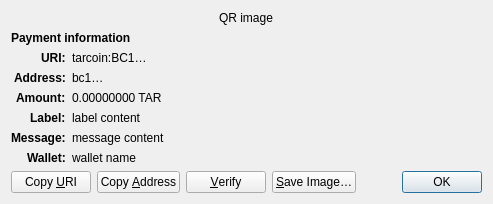
<?xml version="1.0" encoding="UTF-8"?>
<ui version="4.0">
 <class>ReceiveRequestDialog</class>
 <widget class="QDialog" name="ReceiveRequestDialog">
  <property name="geometry">
   <rect>
    <x>0</x>
    <y>0</y>
    <width>413</width>
    <height>229</height>
   </rect>
  </property>
  <property name="windowTitle">
   <string>Request payment to …</string>
  </property>
  <layout class="QGridLayout" name="gridLayout" columnstretch="0,1">
   <property name="sizeConstraint">
    <enum>QLayout::SetFixedSize</enum>
   </property>
   <item row="0" column="0" colspan="2" alignment="Qt::AlignHCenter">
    <widget class="QRImageWidget" name="qr_code">
     <property name="text">
      <string notr="true">QR image</string>
     </property>
     <property name="textInteractionFlags">
      <set>Qt::NoTextInteraction</set>
     </property>
    </widget>
   </item>
   <item row="1" column="0" colspan="2">
    <widget class="QLabel" name="payment_header">
     <property name="font">
      <font>
       <weight>75</weight>
       <bold>true</bold>
      </font>
     </property>
     <property name="text">
      <string>Payment information</string>
     </property>
     <property name="textInteractionFlags">
      <set>Qt::NoTextInteraction</set>
     </property>
    </widget>
   </item>
   <item row="2" column="0" alignment="Qt::AlignRight|Qt::AlignTop">
    <widget class="QLabel" name="uri_tag">
     <property name="font">
      <font>
       <weight>75</weight>
       <bold>true</bold>
      </font>
     </property>
     <property name="text">
      <string notr="true">URI:</string>
     </property>
     <property name="textFormat">
      <enum>Qt::PlainText</enum>
     </property>
     <property name="textInteractionFlags">
      <set>Qt::NoTextInteraction</set>
     </property>
    </widget>
   </item>
   <item row="2" column="1" alignment="Qt::AlignTop">
    <widget class="QLabel" name="uri_content">
     <property name="text">
      <string notr="true">tarcoin:BC1…</string>
     </property>
     <property name="textFormat">
      <enum>Qt::RichText</enum>
     </property>
     <property name="wordWrap">
      <bool>true</bool>
     </property>
     <property name="textInteractionFlags">
      <set>Qt::TextSelectableByMouse</set>
     </property>
    </widget>
   </item>
   <item row="3" column="0" alignment="Qt::AlignRight|Qt::AlignTop">
    <widget class="QLabel" name="address_tag">
     <property name="font">
      <font>
       <weight>75</weight>
       <bold>true</bold>
      </font>
     </property>
     <property name="text">
      <string>Address:</string>
     </property>
     <property name="textInteractionFlags">
      <set>Qt::NoTextInteraction</set>
     </property>
    </widget>
   </item>
   <item row="3" column="1" alignment="Qt::AlignTop">
    <widget class="QLabel" name="address_content">
     <property name="text">
      <string notr="true">bc1…</string>
     </property>
     <property name="textFormat">
      <enum>Qt::PlainText</enum>
     </property>
     <property name="textInteractionFlags">
      <set>Qt::TextSelectableByMouse</set>
     </property>
    </widget>
   </item>
   <item row="4" column="0" alignment="Qt::AlignRight|Qt::AlignTop">
    <widget class="QLabel" name="amount_tag">
     <property name="font">
      <font>
       <weight>75</weight>
       <bold>true</bold>
      </font>
     </property>
     <property name="text">
      <string>Amount:</string>
     </property>
     <property name="textInteractionFlags">
      <set>Qt::NoTextInteraction</set>
     </property>
    </widget>
   </item>
   <item row="4" column="1" alignment="Qt::AlignTop">
    <widget class="QLabel" name="amount_content">
     <property name="text">
      <string notr="true">0.00000000 TAR</string>
     </property>
     <property name="textFormat">
      <enum>Qt::PlainText</enum>
     </property>
     <property name="textInteractionFlags">
      <set>Qt::TextSelectableByMouse</set>
     </property>
    </widget>
   </item>
   <item row="5" column="0" alignment="Qt::AlignRight|Qt::AlignTop">
    <widget class="QLabel" name="label_tag">
     <property name="font">
      <font>
       <weight>75</weight>
       <bold>true</bold>
      </font>
     </property>
     <property name="text">
      <string>Label:</string>
     </property>
     <property name="textInteractionFlags">
      <set>Qt::NoTextInteraction</set>
     </property>
    </widget>
   </item>
   <item row="5" column="1" alignment="Qt::AlignTop">
    <widget class="QLabel" name="label_content">
     <property name="text">
      <string notr="true">label content</string>
     </property>
     <property name="textFormat">
      <enum>Qt::PlainText</enum>
     </property>
     <property name="wordWrap">
      <bool>true</bool>
     </property>
     <property name="textInteractionFlags">
      <set>Qt::TextSelectableByMouse</set>
     </property>
    </widget>
   </item>
   <item row="6" column="0" alignment="Qt::AlignRight|Qt::AlignTop">
    <widget class="QLabel" name="message_tag">
     <property name="font">
      <font>
       <weight>75</weight>
       <bold>true</bold>
      </font>
     </property>
     <property name="text">
      <string>Message:</string>
     </property>
     <property name="textInteractionFlags">
      <set>Qt::NoTextInteraction</set>
     </property>
    </widget>
   </item>
   <item row="6" column="1" alignment="Qt::AlignTop">
    <widget class="QLabel" name="message_content">
     <property name="text">
      <string notr="true">message content</string>
     </property>
     <property name="textFormat">
      <enum>Qt::PlainText</enum>
     </property>
     <property name="wordWrap">
      <bool>true</bool>
     </property>
     <property name="textInteractionFlags">
      <set>Qt::TextSelectableByMouse</set>
     </property>
    </widget>
   </item>
   <item row="7" column="0" alignment="Qt::AlignRight|Qt::AlignTop">
    <widget class="QLabel" name="wallet_tag">
     <property name="font">
      <font>
       <weight>75</weight>
       <bold>true</bold>
      </font>
     </property>
     <property name="text">
      <string>Wallet:</string>
     </property>
     <property name="textInteractionFlags">
      <set>Qt::NoTextInteraction</set>
     </property>
    </widget>
   </item>
   <item row="7" column="1" alignment="Qt::AlignTop">
    <widget class="QLabel" name="wallet_content">
     <property name="text">
      <string notr="true">wallet name</string>
     </property>
     <property name="textFormat">
      <enum>Qt::PlainText</enum>
     </property>
     <property name="wordWrap">
      <bool>true</bool>
     </property>
     <property name="textInteractionFlags">
      <set>Qt::TextSelectableByMouse</set>
     </property>
    </widget>
   </item>
   <item row="8" column="0" colspan="2">
    <layout class="QHBoxLayout" name="horizontalLayout">
     <item>
      <widget class="QPushButton" name="btnCopyURI">
       <property name="text">
        <string>Copy &amp;URI</string>
       </property>
       <property name="autoDefault">
        <bool>false</bool>
       </property>
      </widget>
     </item>
     <item>
      <widget class="QPushButton" name="btnCopyAddress">
       <property name="text">
        <string>Copy &amp;Address</string>
       </property>
       <property name="autoDefault">
        <bool>false</bool>
       </property>
      </widget>
     </item>
     <item>
      <widget class="QPushButton" name="btnVerify">
       <property name="text">
        <string>&amp;Verify</string>
       </property>
       <property name="toolTip">
        <string>Verify this address on e.g. a hardware wallet screen</string>
       </property>
       <property name="autoDefault">
        <bool>false</bool>
       </property>
      </widget>
     </item>
     <item>
      <widget class="QPushButton" name="btnSaveAs">
       <property name="text">
        <string>&amp;Save Image…</string>
       </property>
       <property name="autoDefault">
        <bool>false</bool>
       </property>
      </widget>
     </item>
     <item>
      <spacer name="horizontalSpacer_2">
       <property name="orientation">
        <enum>Qt::Horizontal</enum>
       </property>
       <property name="sizeHint" stdset="0">
        <size>
         <width>40</width>
         <height>20</height>
        </size>
       </property>
      </spacer>
     </item>
     <item>
      <widget class="QDialogButtonBox" name="buttonBox">
       <property name="focusPolicy">
        <enum>Qt::StrongFocus</enum>
       </property>
       <property name="standardButtons">
        <set>QDialogButtonBox::Ok</set>
       </property>
      </widget>
     </item>
    </layout>
   </item>
  </layout>
 </widget>
 <customwidgets>
  <customwidget>
   <class>QRImageWidget</class>
   <extends>QLabel</extends>
   <header>qt/qrimagewidget.h</header>
  </customwidget>
 </customwidgets>
 <tabstops>
  <tabstop>buttonBox</tabstop>
  <tabstop>btnCopyURI</tabstop>
  <tabstop>btnCopyAddress</tabstop>
  <tabstop>btnSaveAs</tabstop>
 </tabstops>
 <resources/>
 <connections>
  <connection>
   <sender>buttonBox</sender>
   <signal>accepted()</signal>
   <receiver>ReceiveRequestDialog</receiver>
   <slot>accept()</slot>
   <hints>
    <hint type="sourcelabel">
     <x>135</x>
     <y>230</y>
    </hint>
    <hint type="destinationlabel">
     <x>135</x>
     <y>126</y>
    </hint>
   </hints>
  </connection>
 </connections>
</ui>
